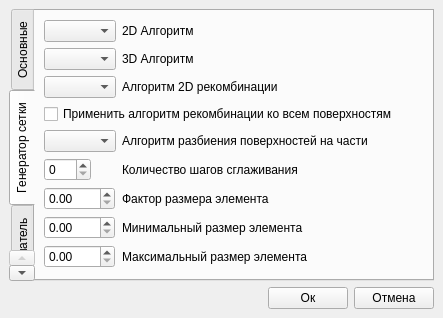
<?xml version="1.0" encoding="UTF-8"?>
<ui version="4.0">
 <class>SettingsWindow</class>
 <widget class="QMainWindow" name="SettingsWindow">
  <property name="geometry">
   <rect>
    <x>0</x>
    <y>0</y>
    <width>443</width>
    <height>318</height>
   </rect>
  </property>
  <property name="sizePolicy">
   <sizepolicy hsizetype="Fixed" vsizetype="Fixed">
    <horstretch>0</horstretch>
    <verstretch>0</verstretch>
   </sizepolicy>
  </property>
  <property name="windowTitle">
   <string>Настройки</string>
  </property>
  <property name="windowIcon">
   <iconset resource="../res/Resource.qrc">
    <normaloff>:/Application/settings.png</normaloff>:/Application/settings.png</iconset>
  </property>
  <widget class="QWidget" name="centralwidget">
   <layout class="QVBoxLayout" name="verticalLayout">
    <item>
     <widget class="QTabWidget" name="tabWidget">
      <property name="tabPosition">
       <enum>QTabWidget::West</enum>
      </property>
      <property name="tabShape">
       <enum>QTabWidget::Rounded</enum>
      </property>
      <property name="currentIndex">
       <number>1</number>
      </property>
      <property name="elideMode">
       <enum>Qt::ElideNone</enum>
      </property>
      <property name="documentMode">
       <bool>false</bool>
      </property>
      <property name="tabsClosable">
       <bool>false</bool>
      </property>
      <property name="movable">
       <bool>false</bool>
      </property>
      <widget class="QWidget" name="tabGeneral">
       <attribute name="title">
        <string>Основные</string>
       </attribute>
      </widget>
      <widget class="QWidget" name="tabMesh">
       <attribute name="title">
        <string>Генератор сетки</string>
       </attribute>
       <layout class="QFormLayout" name="formLayout">
        <item row="0" column="0">
         <widget class="QComboBox" name="Algorithm">
          <property name="sizePolicy">
           <sizepolicy hsizetype="Expanding" vsizetype="Fixed">
            <horstretch>0</horstretch>
            <verstretch>0</verstretch>
           </sizepolicy>
          </property>
         </widget>
        </item>
        <item row="0" column="1">
         <widget class="QLabel" name="label">
          <property name="text">
           <string>2D Алгоритм</string>
          </property>
         </widget>
        </item>
        <item row="1" column="0">
         <widget class="QComboBox" name="Algorithm3D">
          <property name="sizePolicy">
           <sizepolicy hsizetype="Expanding" vsizetype="Fixed">
            <horstretch>0</horstretch>
            <verstretch>0</verstretch>
           </sizepolicy>
          </property>
         </widget>
        </item>
        <item row="1" column="1">
         <widget class="QLabel" name="label_2">
          <property name="text">
           <string>3D Алгоритм</string>
          </property>
         </widget>
        </item>
        <item row="2" column="0">
         <widget class="QComboBox" name="RecombinationAlgorithm">
          <property name="sizePolicy">
           <sizepolicy hsizetype="Expanding" vsizetype="Fixed">
            <horstretch>0</horstretch>
            <verstretch>0</verstretch>
           </sizepolicy>
          </property>
         </widget>
        </item>
        <item row="2" column="1">
         <widget class="QLabel" name="label_3">
          <property name="text">
           <string>Алгоритм 2D рекомбинации</string>
          </property>
         </widget>
        </item>
        <item row="4" column="0">
         <widget class="QComboBox" name="SubdivisionAlgorithm">
          <property name="sizePolicy">
           <sizepolicy hsizetype="Expanding" vsizetype="Fixed">
            <horstretch>0</horstretch>
            <verstretch>0</verstretch>
           </sizepolicy>
          </property>
         </widget>
        </item>
        <item row="4" column="1">
         <widget class="QLabel" name="label_7">
          <property name="text">
           <string>Алгоритм разбиения поверхностей на части</string>
          </property>
         </widget>
        </item>
        <item row="5" column="0">
         <widget class="QSpinBox" name="Smooth">
          <property name="maximum">
           <number>100</number>
          </property>
         </widget>
        </item>
        <item row="5" column="1">
         <widget class="QLabel" name="label_4">
          <property name="text">
           <string>Количество шагов сглаживания</string>
          </property>
         </widget>
        </item>
        <item row="6" column="1">
         <widget class="QLabel" name="label_6">
          <property name="text">
           <string>Фактор размера элемента</string>
          </property>
         </widget>
        </item>
        <item row="7" column="1">
         <widget class="QLabel" name="label_8">
          <property name="text">
           <string>Минимальный размер элемента</string>
          </property>
         </widget>
        </item>
        <item row="8" column="1">
         <widget class="QLabel" name="label_5">
          <property name="text">
           <string>Максимальный размер элемента</string>
          </property>
         </widget>
        </item>
        <item row="3" column="0" colspan="2">
         <widget class="QCheckBox" name="RecombineAll">
          <property name="toolTip">
           <string>Применить алгоритм рекомбинации ко всем поверхностям</string>
          </property>
          <property name="text">
           <string>Применить алгоритм рекомбинации ко всем поверхностям</string>
          </property>
         </widget>
        </item>
        <item row="6" column="0">
         <widget class="QDoubleSpinBox" name="CharacteristicLengthFactor">
          <property name="maximum">
           <double>1000.000000000000000</double>
          </property>
          <property name="singleStep">
           <double>0.100000000000000</double>
          </property>
         </widget>
        </item>
        <item row="8" column="0">
         <widget class="QDoubleSpinBox" name="CharacteristicLengthMax">
          <property name="maximum">
           <double>1000.000000000000000</double>
          </property>
          <property name="singleStep">
           <double>0.100000000000000</double>
          </property>
         </widget>
        </item>
        <item row="7" column="0">
         <widget class="QDoubleSpinBox" name="CharacteristicLengthMin">
          <property name="maximum">
           <double>1000.000000000000000</double>
          </property>
          <property name="singleStep">
           <double>0.100000000000000</double>
          </property>
         </widget>
        </item>
       </layout>
      </widget>
      <widget class="QWidget" name="tabSolver">
       <attribute name="title">
        <string>Решатель</string>
       </attribute>
      </widget>
     </widget>
    </item>
    <item>
     <layout class="QHBoxLayout" name="horizontalLayout">
      <item>
       <spacer name="horizontalSpacer">
        <property name="orientation">
         <enum>Qt::Horizontal</enum>
        </property>
        <property name="sizeHint" stdset="0">
         <size>
          <width>40</width>
          <height>20</height>
         </size>
        </property>
       </spacer>
      </item>
      <item>
       <widget class="QPushButton" name="btnOk">
        <property name="text">
         <string>Ок</string>
        </property>
       </widget>
      </item>
      <item>
       <widget class="QPushButton" name="btnCancel">
        <property name="text">
         <string>Отмена</string>
        </property>
       </widget>
      </item>
     </layout>
    </item>
   </layout>
  </widget>
 </widget>
 <resources>
  <include location="../res/Resource.qrc"/>
 </resources>
 <connections/>
</ui>
